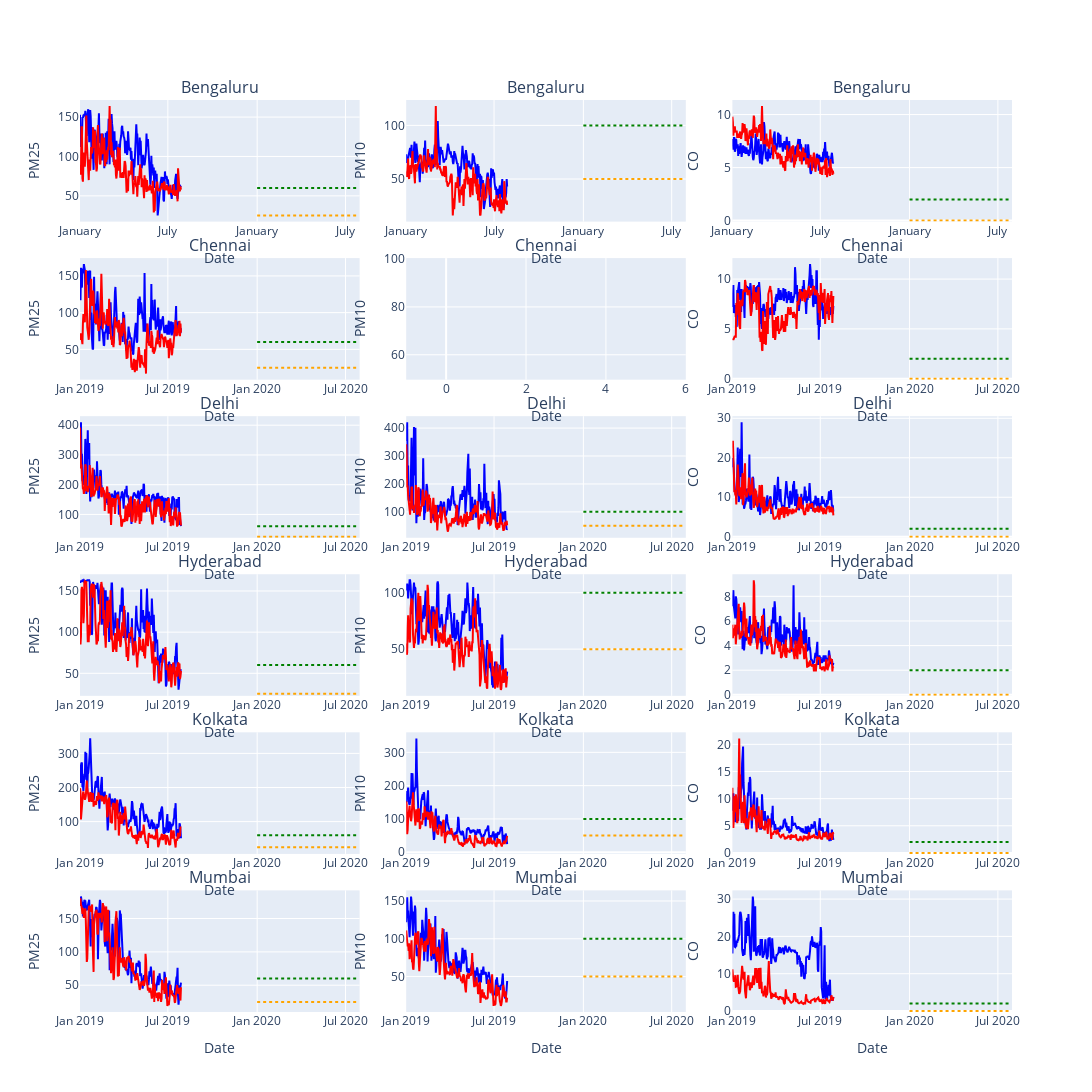

The notebook cell this image was saved under:
### Code cell
city=['Bengaluru','Chennai','Delhi','Hyderabad','Kolkata','Mumbai']
title=[]
[title.append(i) for i in city for _ in range(3)]
polmax=[]
for i in imp_pollutant:
    dfd=df[df['Specie'].isin([i])]
    polmax.append(dfd['median_x'].max())
fig = make_subplots(
rows=6, cols=3,
subplot_titles=title,
vertical_spacing=0.04,
horizontal_spacing=0.05
)
for n,j in enumerate(city):
    for m,i in enumerate(imp_pollutant):
        dfd=df[df['City'].isin([j])]
        dfd=dfd[dfd['Specie'].isin([i])]
        fig.add_trace(go.Scatter(x=dfd['Date_x'],y=dfd['median_x'],line_color='blue'),row=n+1,col=m+1)
        fig.update_xaxes(tickformat="%B",row=1,col=m+1)
        fig.add_trace(go.Scatter(x=dfd['Date_x'],y=dfd['median_y'],line_color='red'),row=n+1,col=m+1)
        fig.add_shape(go.layout.Shape(type="line", x0=start, y0=pollutant_who[i], x1=end, y1=pollutant_who[i],
                                  line=dict(color='orange', width=2,dash='dot'),),row=n+1,col=m+1)
        fig.add_shape(go.layout.Shape(type="line", x0=start, y0=pollutant_naaqs[i], x1=end, y1=pollutant_naaqs[i],
                                  line=dict(color='green', width=2,dash='dot'),),row=n+1,col=m+1)

        fig.update_yaxes(title=i.upper(), row=n+1, col=m+1)
        fig.update_xaxes(title_text="Date", row=n+1, col=m+1)

fig.update_layout(width=1500,height=2500,showlegend=False)
fig.show()
fig.write_image(f'images/19vs20_allcities.png')

### Figure 1 — Plotly figure (JSON) as saved in the notebook; plotly's stock layout.template omitted (floating-point values rounded to 4 significant figures; data arrays with more than 128 entries replaced by an {"elided": "..."} marker saying what was removed)
{"data": [{"line": {"color": "blue"}, "type": "scatter", "x": {"elided": "208 str values"}, "xaxis": "x", "y": {"elided": "208 int values"}, "yaxis": "y"}, {"line": {"color": "red"}, "type": "scatter", "x": {"elided": "208 str values"}, "xaxis": "x", "y": {"elided": "208 int values"}, "yaxis": "y"}, {"line": {"color": "blue"}, "type": "scatter", "x": {"elided": "208 str values"}, "xaxis": "x2", "y": {"elided": "208 int values"}, "yaxis": "y2"}, {"line": {"color": "red"}, "type": "scatter", "x": {"elided": "208 str values"}, "xaxis": "x2", "y": {"elided": "208 int values"}, "yaxis": "y2"}, {"line": {"color": "blue"}, "type": "scatter", "x": {"elided": "208 str values"}, "xaxis": "x3", "y": {"elided": "208 float values"}, "yaxis": "y3"}, {"line": {"color": "red"}, "type": "scatter", "x": {"elided": "208 str values"}, "xaxis": "x3", "y": {"elided": "208 float values"}, "yaxis": "y3"}, {"line": {"color": "blue"}, "type": "scatter", "x": {"elided": "208 str values"}, "xaxis": "x4", "y": {"elided": "208 int values"}, "yaxis": "y4"}, {"line": {"color": "red"}, "type": "scatter", "x": {"elided": "208 str values"}, "xaxis": "x4", "y": {"elided": "208 int values"}, "yaxis": "y4"}, {"line": {"color": "blue"}, "type": "scatter", "x": [], "xaxis": "x5", "y": [], "yaxis": "y5"}, {"line": {"color": "red"}, "type": "scatter", "x": [], "xaxis": "x5", "y": [], "yaxis": "y5"}, {"line": {"color": "blue"}, "type": "scatter", "x": {"elided": "208 str values"}, "xaxis": "x6", "y": {"elided": "208 float values"}, "yaxis": "y6"}, {"line": {"color": "red"}, "type": "scatter", "x": {"elided": "208 str values"}, "xaxis": "x6", "y": {"elided": "208 float values"}, "yaxis": "y6"}, {"line": {"color": "blue"}, "type": "scatter", "x": {"elided": "208 str values"}, "xaxis": "x7", "y": {"elided": "208 int values"}, "yaxis": "y7"}, {"line": {"color": "red"}, "type": "scatter", "x": {"elided": "208 str values"}, "xaxis": "x7", "y": {"elided": "208 int values"}, "yaxis": "y7"}, {"line": {"color": "blue"}, "type": "scatter", "x": {"elided": "208 str values"}, "xaxis": "x8", "y": {"elided": "208 int values"}, "yaxis": "y8"}, {"line": {"color": "red"}, "type": "scatter", "x": {"elided": "208 str values"}, "xaxis": "x8", "y": {"elided": "208 int values"}, "yaxis": "y8"}, {"line": {"color": "blue"}, "type": "scatter", "x": {"elided": "208 str values"}, "xaxis": "x9", "y": {"elided": "208 float values"}, "yaxis": "y9"}, {"line": {"color": "red"}, "type": "scatter", "x": {"elided": "208 str values"}, "xaxis": "x9", "y": {"elided": "208 float values"}, "yaxis": "y9"}, {"line": {"color": "blue"}, "type": "scatter", "x": {"elided": "208 str values"}, "xaxis": "x10", "y": {"elided": "208 int values"}, "yaxis": "y10"}, {"line": {"color": "red"}, "type": "scatter", "x": {"elided": "208 str values"}, "xaxis": "x10", "y": {"elided": "208 int values"}, "yaxis": "y10"}, {"line": {"color": "blue"}, "type": "scatter", "x": {"elided": "208 str values"}, "xaxis": "x11", "y": {"elided": "208 int values"}, "yaxis": "y11"}, {"line": {"color": "red"}, "type": "scatter", "x": {"elided": "208 str values"}, "xaxis": "x11", "y": {"elided": "208 int values"}, "yaxis": "y11"}, {"line": {"color": "blue"}, "type": "scatter", "x": {"elided": "208 str values"}, "xaxis": "x12", "y": {"elided": "208 float values"}, "yaxis": "y12"}, {"line": {"color": "red"}, "type": "scatter", "x": {"elided": "208 str values"}, "xaxis": "x12", "y": {"elided": "208 float values"}, "yaxis": "y12"}, {"line": {"color": "blue"}, "type": "scatter", "x": {"elided": "208 str values"}, "xaxis": "x13", "y": {"elided": "208 int values"}, "yaxis": "y13"}, {"line": {"color": "red"}, "type": "scatter", "x": {"elided": "208 str values"}, "xaxis": "x13", "y": {"elided": "208 int values"}, "yaxis": "y13"}, {"line": {"color": "blue"}, "type": "scatter", "x": {"elided": "208 str values"}, "xaxis": "x14", "y": {"elided": "208 int values"}, "yaxis": "y14"}, {"line": {"color": "red"}, "type": "scatter", "x": {"elided": "208 str values"}, "xaxis": "x14", "y": {"elided": "208 int values"}, "yaxis": "y14"}, {"line": {"color": "blue"}, "type": "scatter", "x": {"elided": "208 str values"}, "xaxis": "x15", "y": {"elided": "208 float values"}, "yaxis": "y15"}, {"line": {"color": "red"}, "type": "scatter", "x": {"elided": "208 str values"}, "xaxis": "x15", "y": {"elided": "208 float values"}, "yaxis": "y15"}, {"line": {"color": "blue"}, "type": "scatter", "x": {"elided": "208 str values"}, "xaxis": "x16", "y": {"elided": "208 int values"}, "yaxis": "y16"}, {"line": {"color": "red"}, "type": "scatter", "x": {"elided": "208 str values"}, "xaxis": "x16", "y": {"elided": "208 int values"}, "yaxis": "y16"}, {"line": {"color": "blue"}, "type": "scatter", "x": {"elided": "208 str values"}, "xaxis": "x17", "y": {"elided": "208 int values"}, "yaxis": "y17"}, {"line": {"color": "red"}, "type": "scatter", "x": {"elided": "208 str values"}, "xaxis": "x17", "y": {"elided": "208 int values"}, "yaxis": "y17"}, {"line": {"color": "blue"}, "type": "scatter", "x": {"elided": "208 str values"}, "xaxis": "x18", "y": {"elided": "208 float values"}, "yaxis": "y18"}, {"line": {"color": "red"}, "type": "scatter", "x": {"elided": "208 str values"}, "xaxis": "x18", "y": {"elided": "208 float values"}, "yaxis": "y18"}], "layout": {"annotations": [{"font": {"size": 16}, "showarrow": false, "text": "Bengaluru", "x": 0.15, "xanchor": "center", "xref": "paper", "y": 1, "yanchor": "bottom", "yref": "paper"}, {"font": {"size": 16}, "showarrow": false, "text": "Bengaluru", "x": 0.5, "xanchor": "center", "xref": "paper", "y": 1, "yanchor": "bottom", "yref": "paper"}, {"font": {"size": 16}, "showarrow": false, "text": "Bengaluru", "x": 0.85, "xanchor": "center", "xref": "paper", "y": 1, "yanchor": "bottom", "yref": "paper"}, {"font": {"size": 16}, "showarrow": false, "text": "Chennai", "x": 0.15, "xanchor": "center", "xref": "paper", "y": 0.8267, "yanchor": "bottom", "yref": "paper"}, {"font": {"size": 16}, "showarrow": false, "text": "Chennai", "x": 0.5, "xanchor": "center", "xref": "paper", "y": 0.8267, "yanchor": "bottom", "yref": "paper"}, {"font": {"size": 16}, "showarrow": false, "text": "Chennai", "x": 0.85, "xanchor": "center", "xref": "paper", "y": 0.8267, "yanchor": "bottom", "yref": "paper"}, {"font": {"size": 16}, "showarrow": false, "text": "Delhi", "x": 0.15, "xanchor": "center", "xref": "paper", "y": 0.6533, "yanchor": "bottom", "yref": "paper"}, {"font": {"size": 16}, "showarrow": false, "text": "Delhi", "x": 0.5, "xanchor": "center", "xref": "paper", "y": 0.6533, "yanchor": "bottom", "yref": "paper"}, {"font": {"size": 16}, "showarrow": false, "text": "Delhi", "x": 0.85, "xanchor": "center", "xref": "paper", "y": 0.6533, "yanchor": "bottom", "yref": "paper"}, {"font": {"size": 16}, "showarrow": false, "text": "Hyderabad", "x": 0.15, "xanchor": "center", "xref": "paper", "y": 0.48, "yanchor": "bottom", "yref": "paper"}, {"font": {"size": 16}, "showarrow": false, "text": "Hyderabad", "x": 0.5, "xanchor": "center", "xref": "paper", "y": 0.48, "yanchor": "bottom", "yref": "paper"}, {"font": {"size": 16}, "showarrow": false, "text": "Hyderabad", "x": 0.85, "xanchor": "center", "xref": "paper", "y": 0.48, "yanchor": "bottom", "yref": "paper"}, {"font": {"size": 16}, "showarrow": false, "text": "Kolkata", "x": 0.15, "xanchor": "center", "xref": "paper", "y": 0.3067, "yanchor": "bottom", "yref": "paper"}, {"font": {"size": 16}, "showarrow": false, "text": "Kolkata", "x": 0.5, "xanchor": "center", "xref": "paper", "y": 0.3067, "yanchor": "bottom", "yref": "paper"}, {"font": {"size": 16}, "showarrow": false, "text": "Kolkata", "x": 0.85, "xanchor": "center", "xref": "paper", "y": 0.3067, "yanchor": "bottom", "yref": "paper"}, {"font": {"size": 16}, "showarrow": false, "text": "Mumbai", "x": 0.15, "xanchor": "center", "xref": "paper", "y": 0.1333, "yanchor": "bottom", "yref": "paper"}, {"font": {"size": 16}, "showarrow": false, "text": "Mumbai", "x": 0.5, "xanchor": "center", "xref": "paper", "y": 0.1333, "yanchor": "bottom", "yref": "paper"}, {"font": {"size": 16}, "showarrow": false, "text": "Mumbai", "x": 0.85, "xanchor": "center", "xref": "paper", "y": 0.1333, "yanchor": "bottom", "yref": "paper"}], "height": 2500, "shapes": [{"line": {"color": "orange", "dash": "dot", "width": 2}, "type": "line", "x0": "2020-01-01", "x1": "2020-07-28", "xref": "x", "y0": 25, "y1": 25, "yref": "y"}, {"line": {"color": "green", "dash": "dot", "width": 2}, "type": "line", "x0": "2020-01-01", "x1": "2020-07-28", "xref": "x", "y0": 60, "y1": 60, "yref": "y"}, {"line": {"color": "orange", "dash": "dot", "width": 2}, "type": "line", "x0": "2020-01-01", "x1": "2020-07-28", "xref": "x2", "y0": 50, "y1": 50, "yref": "y2"}, {"line": {"color": "green", "dash": "dot", "width": 2}, "type": "line", "x0": "2020-01-01", "x1": "2020-07-28", "xref": "x2", "y0": 100, "y1": 100, "yref": "y2"}, {"line": {"color": "orange", "dash": "dot", "width": 2}, "type": "line", "x0": "2020-01-01", "x1": "2020-07-28", "xref": "x3", "y0": 0, "y1": 0, "yref": "y3"}, {"line": {"color": "green", "dash": "dot", "width": 2}, "type": "line", "x0": "2020-01-01", "x1": "2020-07-28", "xref": "x3", "y0": 2, "y1": 2, "yref": "y3"}, {"line": {"color": "orange", "dash": "dot", "width": 2}, "type": "line", "x0": "2020-01-01", "x1": "2020-07-28", "xref": "x4", "y0": 25, "y1": 25, "yref": "y4"}, {"line": {"color": "green", "dash": "dot", "width": 2}, "type": "line", "x0": "2020-01-01", "x1": "2020-07-28", "xref": "x4", "y0": 60, "y1": 60, "yref": "y4"}, {"line": {"color": "orange", "dash": "dot", "width": 2}, "type": "line", "x0": "2020-01-01", "x1": "2020-07-28", "xref": "x5", "y0": 50, "y1": 50, "yref": "y5"}, {"line": {"color": "green", "dash": "dot", "width": 2}, "type": "line", "x0": "2020-01-01", "x1": "2020-07-28", "xref": "x5", "y0": 100, "y1": 100, "yref": "y5"}, {"line": {"color": "orange", "dash": "dot", "width": 2}, "type": "line", "x0": "2020-01-01", "x1": "2020-07-28", "xref": "x6", "y0": 0, "y1": 0, "yref": "y6"}, {"line": {"color": "green", "dash": "dot", "width": 2}, "type": "line", "x0": "2020-01-01", "x1": "2020-07-28", "xref": "x6", "y0": 2, "y1": 2, "yref": "y6"}, {"line": {"color": "orange", "dash": "dot", "width": 2}, "type": "line", "x0": "2020-01-01", "x1": "2020-07-28", "xref": "x7", "y0": 25, "y1": 25, "yref": "y7"}, {"line": {"color": "green", "dash": "dot", "width": 2}, "type": "line", "x0": "2020-01-01", "x1": "2020-07-28", "xref": "x7", "y0": 60, "y1": 60, "yref": "y7"}, {"line": {"color": "orange", "dash": "dot", "width": 2}, "type": "line", "x0": "2020-01-01", "x1": "2020-07-28", "xref": "x8", "y0": 50, "y1": 50, "yref": "y8"}, {"line": {"color": "green", "dash": "dot", "width": 2}, "type": "line", "x0": "2020-01-01", "x1": "2020-07-28", "xref": "x8", "y0": 100, "y1": 100, "yref": "y8"}, {"line": {"color": "orange", "dash": "dot", "width": 2}, "type": "line", "x0": "2020-01-01", "x1": "2020-07-28", "xref": "x9", "y0": 0, "y1": 0, "yref": "y9"}, {"line": {"color": "green", "dash": "dot", "width": 2}, "type": "line", "x0": "2020-01-01", "x1": "2020-07-28", "xref": "x9", "y0": 2, "y1": 2, "yref": "y9"}, {"line": {"color": "orange", "dash": "dot", "width": 2}, "type": "line", "x0": "2020-01-01", "x1": "2020-07-28", "xref": "x10", "y0": 25, "y1": 25, "yref": "y10"}, {"line": {"color": "green", "dash": "dot", "width": 2}, "type": "line", "x0": "2020-01-01", "x1": "2020-07-28", "xref": "x10", "y0": 60, "y1": 60, "yref": "y10"}, {"line": {"color": "orange", "dash": "dot", "width": 2}, "type": "line", "x0": "2020-01-01", "x1": "2020-07-28", "xref": "x11", "y0": 50, "y1": 50, "yref": "y11"}, {"line": {"color": "green", "dash": "dot", "width": 2}, "type": "line", "x0": "2020-01-01", "x1": "2020-07-28", "xref": "x11", "y0": 100, "y1": 100, "yref": "y11"}, {"line": {"color": "orange", "dash": "dot", "width": 2}, "type": "line", "x0": "2020-01-01", "x1": "2020-07-28", "xref": "x12", "y0": 0, "y1": 0, "yref": "y12"}, {"line": {"color": "green", "dash": "dot", "width": 2}, "type": "line", "x0": "2020-01-01", "x1": "2020-07-28", "xref": "x12", "y0": 2, "y1": 2, "yref": "y12"}, {"line": {"color": "orange", "dash": "dot", "width": 2}, "type": "line", "x0": "2020-01-01", "x1": "2020-07-28", "xref": "x13", "y0": 25, "y1": 25, "yref": "y13"}, {"line": {"color": "green", "dash": "dot", "width": 2}, "type": "line", "x0": "2020-01-01", "x1": "2020-07-28", "xref": "x13", "y0": 60, "y1": 60, "yref": "y13"}, {"line": {"color": "orange", "dash": "dot", "width": 2}, "type": "line", "x0": "2020-01-01", "x1": "2020-07-28", "xref": "x14", "y0": 50, "y1": 50, "yref": "y14"}, {"line": {"color": "green", "dash": "dot", "width": 2}, "type": "line", "x0": "2020-01-01", "x1": "2020-07-28", "xref": "x14", "y0": 100, "y1": 100, "yref": "y14"}, {"line": {"color": "orange", "dash": "dot", "width": 2}, "type": "line", "x0": "2020-01-01", "x1": "2020-07-28", "xref": "x15", "y0": 0, "y1": 0, "yref": "y15"}, {"line": {"color": "green", "dash": "dot", "width": 2}, "type": "line", "x0": "2020-01-01", "x1": "2020-07-28", "xref": "x15", "y0": 2, "y1": 2, "yref": "y15"}, {"line": {"color": "orange", "dash": "dot", "width": 2}, "type": "line", "x0": "2020-01-01", "x1": "2020-07-28", "xref": "x16", "y0": 25, "y1": 25, "yref": "y16"}, {"line": {"color": "green", "dash": "dot", "width": 2}, "type": "line", "x0": "2020-01-01", "x1": "2020-07-28", "xref": "x16", "y0": 60, "y1": 60, "yref": "y16"}, {"line": {"color": "orange", "dash": "dot", "width": 2}, "type": "line", "x0": "2020-01-01", "x1": "2020-07-28", "xref": "x17", "y0": 50, "y1": 50, "yref": "y17"}, {"line": {"color": "green", "dash": "dot", "width": 2}, "type": "line", "x0": "2020-01-01", "x1": "2020-07-28", "xref": "x17", "y0": 100, "y1": 100, "yref": "y17"}, {"line": {"color": "orange", "dash": "dot", "width": 2}, "type": "line", "x0": "2020-01-01", "x1": "2020-07-28", "xref": "x18", "y0": 0, "y1": 0, "yref": "y18"}, {"line": {"color": "green", "dash": "dot", "width": 2}, "type": "line", "x0": "2020-01-01", "x1": "2020-07-28", "xref": "x18", "y0": 2, "y1": 2, "yref": "y18"}], "showlegend": false, "width": 1500, "xaxis": {"anchor": "y", "domain": [0, 0.3], "tickformat": "%B", "title": {"text": "Date"}}, "xaxis10": {"anchor": "y10", "domain": [0, 0.3], "title": {"text": "Date"}}, "xaxis11": {"anchor": "y11", "domain": [0.35, 0.65], "title": {"text": "Date"}}, "xaxis12": {"anchor": "y12", "domain": [0.7, 1], "title": {"text": "Date"}}, "xaxis13": {"anchor": "y13", "domain": [0, 0.3], "title": {"text": "Date"}}, "xaxis14": {"anchor": "y14", "domain": [0.35, 0.65], "title": {"text": "Date"}}, "xaxis15": {"anchor": "y15", "domain": [0.7, 1], "title": {"text": "Date"}}, "xaxis16": {"anchor": "y16", "domain": [0, 0.3], "title": {"text": "Date"}}, "xaxis17": {"anchor": "y17", "domain": [0.35, 0.65], "title": {"text": "Date"}}, "xaxis18": {"anchor": "y18", "domain": [0.7, 1], "title": {"text": "Date"}}, "xaxis2": {"anchor": "y2", "domain": [0.35, 0.65], "tickformat": "%B", "title": {"text": "Date"}}, "xaxis3": {"anchor": "y3", "domain": [0.7, 1], "tickformat": "%B", "title": {"text": "Date"}}, "xaxis4": {"anchor": "y4", "domain": [0, 0.3], "title": {"text": "Date"}}, "xaxis5": {"anchor": "y5", "domain": [0.35, 0.65], "title": {"text": "Date"}}, "xaxis6": {"anchor": "y6", "domain": [0.7, 1], "title": {"text": "Date"}}, "xaxis7": {"anchor": "y7", "domain": [0, 0.3], "title": {"text": "Date"}}, "xaxis8": {"anchor": "y8", "domain": [0.35, 0.65], "title": {"text": "Date"}}, "xaxis9": {"anchor": "y9", "domain": [0.7, 1], "title": {"text": "Date"}}, "yaxis": {"anchor": "x", "domain": [0.8667, 1], "title": {"text": "PM25"}}, "yaxis10": {"anchor": "x10", "domain": [0.3467, 0.48], "title": {"text": "PM25"}}, "yaxis11": {"anchor": "x11", "domain": [0.3467, 0.48], "title": {"text": "PM10"}}, "yaxis12": {"anchor": "x12", "domain": [0.3467, 0.48], "title": {"text": "CO"}}, "yaxis13": {"anchor": "x13", "domain": [0.1733, 0.3067], "title": {"text": "PM25"}}, "yaxis14": {"anchor": "x14", "domain": [0.1733, 0.3067], "title": {"text": "PM10"}}, "yaxis15": {"anchor": "x15", "domain": [0.1733, 0.3067], "title": {"text": "CO"}}, "yaxis16": {"anchor": "x16", "domain": [0, 0.1333], "title": {"text": "PM25"}}, "yaxis17": {"anchor": "x17", "domain": [0, 0.1333], "title": {"text": "PM10"}}, "yaxis18": {"anchor": "x18", "domain": [0, 0.1333], "title": {"text": "CO"}}, "yaxis2": {"anchor": "x2", "domain": [0.8667, 1], "title": {"text": "PM10"}}, "yaxis3": {"anchor": "x3", "domain": [0.8667, 1], "title": {"text": "CO"}}, "yaxis4": {"anchor": "x4", "domain": [0.6933, 0.8267], "title": {"text": "PM25"}}, "yaxis5": {"anchor": "x5", "domain": [0.6933, 0.8267], "title": {"text": "PM10"}}, "yaxis6": {"anchor": "x6", "domain": [0.6933, 0.8267], "title": {"text": "CO"}}, "yaxis7": {"anchor": "x7", "domain": [0.52, 0.6533], "title": {"text": "PM25"}}, "yaxis8": {"anchor": "x8", "domain": [0.52, 0.6533], "title": {"text": "PM10"}}, "yaxis9": {"anchor": "x9", "domain": [0.52, 0.6533], "title": {"text": "CO"}}}}
